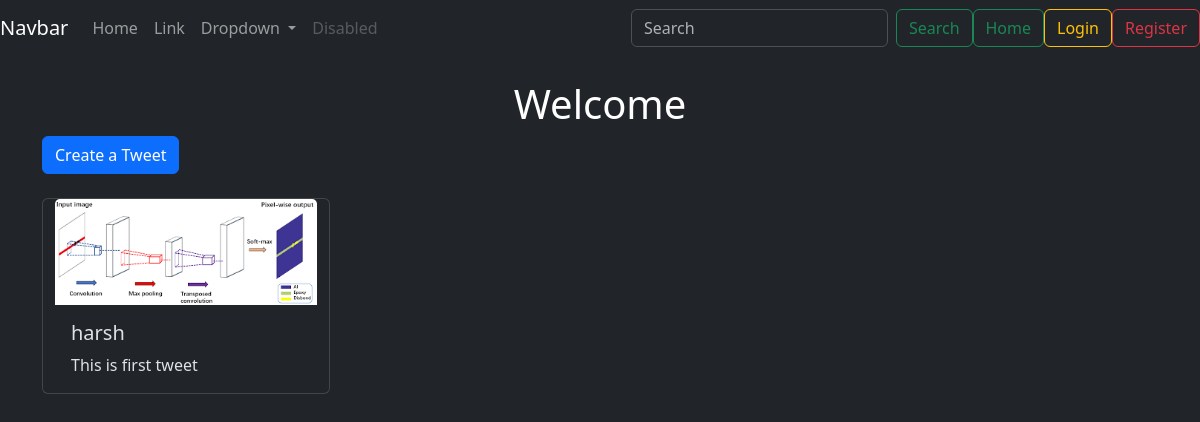
The app's page /tweet/, older data.
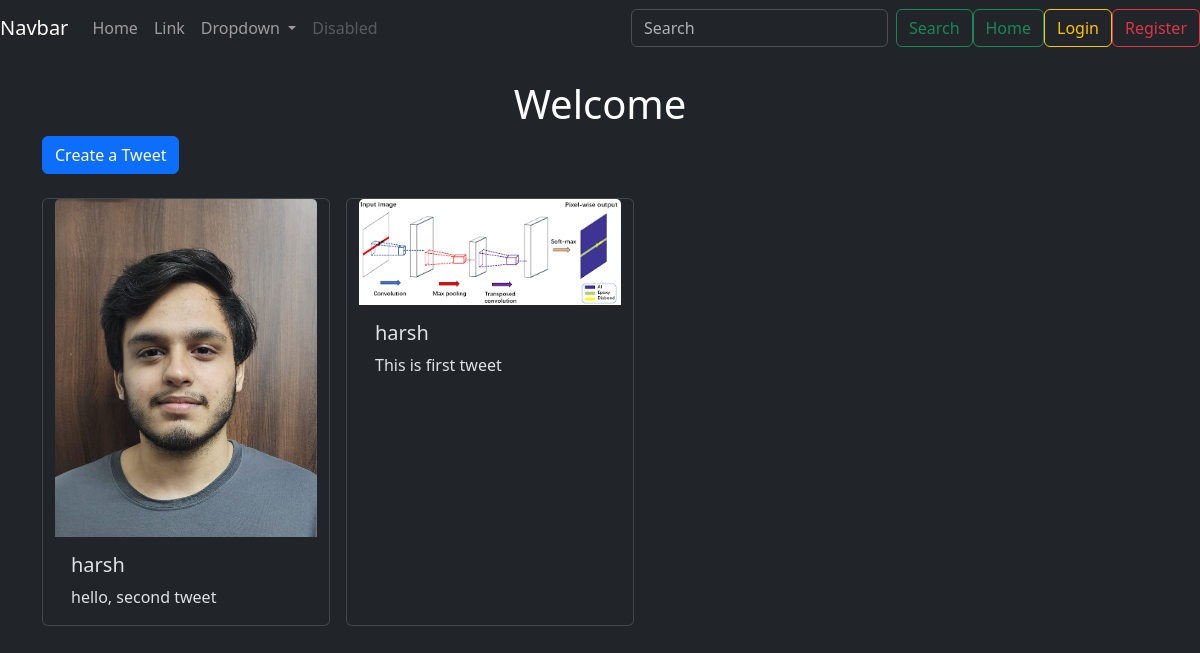
The same page, newer data.
### tweet/models.py (models this page shows, shortened)
class Tweet(models.Model):
    user = models.ForeignKey(User, on_delete=models.CASCADE)
    text = models.TextField(max_length=200)
    photo = models.ImageField(upload_to='photos/', null=True, blank=True)
    created_at = models.DateTimeField(auto_now_add=True)
    updated_at = models.DateTimeField(auto_now=True)

### tweet/views.py (the view)
# urls.py: path('', views.tweet_list,name='tweet_list'),
def tweet_list(request):
    tweets = Tweet.objects.all().order_by('-created_at')
    return render(request, 'tweet_list.html', {'tweets': tweets})

### tweet/templates/tweet_list.html (shortened to what this page needs)
{% extends "layout.html" %}
  {% block content %}
<h1 class="text-center text-white mt-4">
    Welcome
</h1>
<a class="btn btn-primary mb-4" href="{% url 'tweet_create' %}">Create a Tweet</a>
 <div class="container gap-3 row">
    {% for tweet in tweets %}
    <div class="card" style="width: 18rem;">
        <img class="card-img-top" src="{{ tweet.photo.url }}" alt="Card image cap">
        <div class="card-body">
          <h5 class="card-title">{{tweet.user.username}}</h5>
          <p class="card-text">{{tweet.text}}</p>
        </div>
      </div>
    {% endfor %}
 </div>
{% endblock %}

### templates/layout.html (shortened to what this page needs)
{% load static %}
<!DOCTYPE html>
<html lang="en" data-bs-theme="dark">
  <head >
    <link
      href="https://cdn.jsdelivr.net/npm/bootstrap@5.3.3/dist/css/bootstrap.min.css"
      rel="stylesheet"
    />
  </head>
  <body >
    <nav class="navbar navbar-expand-lg navbar-dark bg-dark">
      <a class="navbar-brand" href="#">Navbar</a>
      <div class="collapse navbar-collapse" id="navbarSupportedContent">
        <ul class="navbar-nav me-auto">
          <li class="nav-item active">
            <a class="nav-link" href="#">Home <span class="visually-hidden">(current)</span></a>
          </li>
          <li class="nav-item">
            <a class="nav-link" href="#">Link</a>
          </li>
          <li class="nav-item dropdown">
            <a class="nav-link dropdown-toggle" href="#" id="navbarDropdown" role="button" data-bs-toggle="dropdown" aria-haspopup="true" aria-expanded="false">
              Dropdown
            </a>
          </li>
          <li class="nav-item">
            <a class="nav-link disabled" href="#">Disabled</a>
          </li>
        </ul>
        <form class="d-flex my-2 my-lg-0">
          <input class="form-control me-2" type="search" placeholder="Search" aria-label="Search">
          <button class="btn btn-outline-success" type="submit">Search</button>
          <a href="{% url 'tweet_list' %}" class="btn btn-outline-success">Home</a>
        </form>
        {% if user.is_authenticated %}
          <form action="{% url 'logout' %}" method="post" class="d-inline">
            {% csrf_token %}
            <button type="submit" class="btn btn-outline-success">Logout</button>
          </form>
        {% else %}
          <a href="{% url 'login' %}" class="btn btn-outline-warning">Login</a>
          <a href="{% url 'register' %}" class="btn btn-outline-danger">Register</a>
        {% endif %}
      </div>
    </nav>
    <div class="container">{% block content %} {% endblock %}</div>
  </body>
</html>

Row changes from the older to the newer data that the page shows:
added Tweet: photo (picture), user.username "harsh", text "hello, second tweet"
